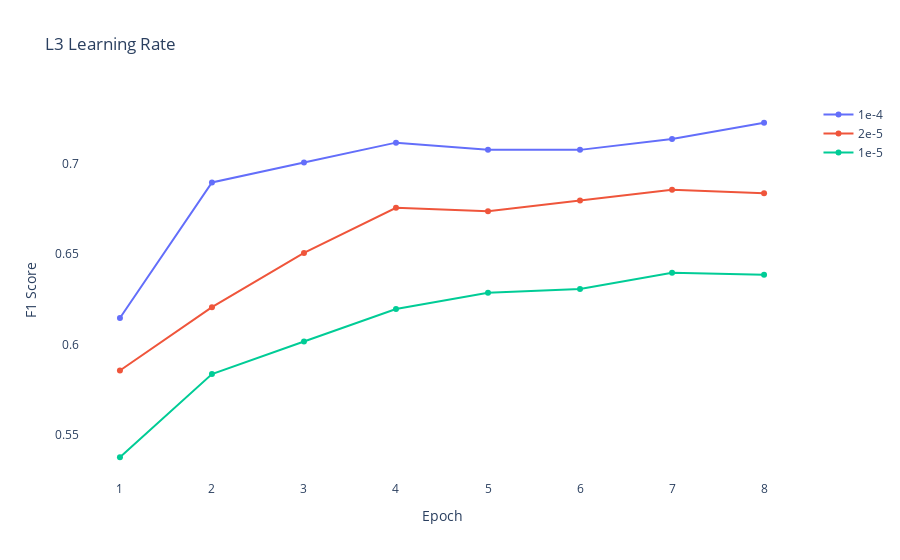

Source (notebook cell):
### Code cell
fig = go.Figure()

LR_1e4 = [0.6146146146146146, 0.6896896896896897, 0.7007007007007007, 0.7117117117117117, 0.7077077077077077, 0.7077077077077077, 0.7137137137137137, 0.7227227227227229]
LR_2e5 = [0.5855855855855856, 0.6206206206206206, 0.6506506506506506, 0.6756756756756757, 0.6736736736736737, 0.6796796796796797, 0.6856856856856857, 0.6836836836836837]
LR_1e5 = [0.5375375375375375, 0.5835835835835835, 0.6016016016016016, 0.6196196196196196, 0.6286286286286287, 0.6306306306306306, 0.6396396396396397, 0.6386386386386387]


fig.add_trace(make_scatter_trace(LR_1e4, '1e-4'))
fig.add_trace(make_scatter_trace(LR_2e5, "2e-5"))
fig.add_trace(make_scatter_trace(LR_1e5, "1e-5"))

fig.update_layout(title_text = 'L3 Learning Rate', paper_bgcolor='rgba(0,0,0,0)',plot_bgcolor='rgba(0,0,0,0)')
fig.update_xaxes(title_text='Epoch')
fig.update_yaxes(title_text='F1 Score')

fig.show()

### Figure 1 — Plotly figure (JSON) as saved in the notebook; plotly's stock layout.template omitted (floating-point values rounded to 4 significant figures)
{"data": [{"name": "1e-4", "type": "scatter", "x": [1, 2, 3, 4, 5, 6, 7, 8], "y": [0.6146, 0.6897, 0.7007, 0.7117, 0.7077, 0.7077, 0.7137, 0.7227]}, {"name": "2e-5", "type": "scatter", "x": [1, 2, 3, 4, 5, 6, 7, 8], "y": [0.5856, 0.6206, 0.6507, 0.6757, 0.6737, 0.6797, 0.6857, 0.6837]}, {"name": "1e-5", "type": "scatter", "x": [1, 2, 3, 4, 5, 6, 7, 8], "y": [0.5375, 0.5836, 0.6016, 0.6196, 0.6286, 0.6306, 0.6396, 0.6386]}], "layout": {"paper_bgcolor": "rgba(0,0,0,0)", "plot_bgcolor": "rgba(0,0,0,0)", "title": {"text": "L3 Learning Rate"}, "xaxis": {"title": {"text": "Epoch"}}, "yaxis": {"title": {"text": "F1 Score"}}}}
